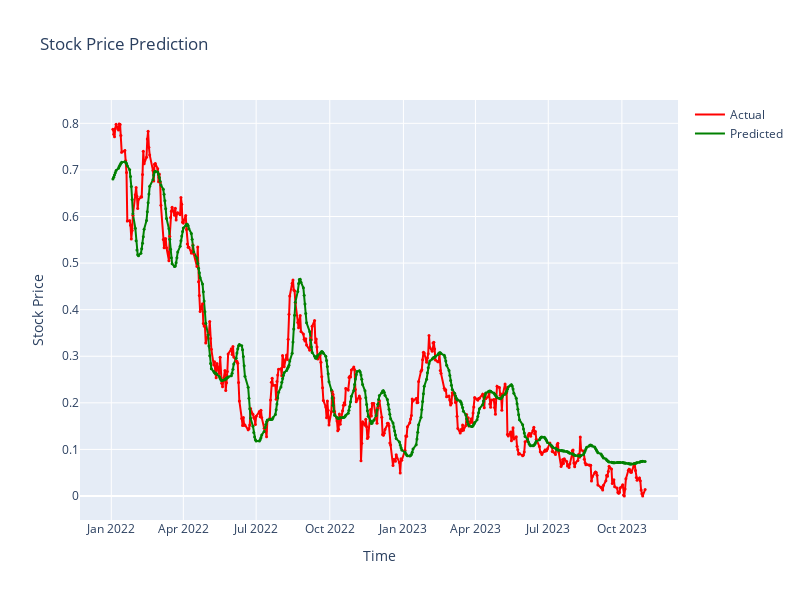

Notebook code for this chart:
### Code cell
import plotly.graph_objs as go

# Create a trace for actual values
trace_actual = go.Scatter(x=df_test['date'], y=y_test, mode='lines', name='Actual', line=dict(color='red'))

# Create a trace for predicted values
trace_pred = go.Scatter(x=df_test['date'], y=y_pred.flatten(), mode='lines', name='Predicted', line=dict(color='green'))

# Create a trace for markers with reduced size
trace_markers1 = go.Scatter(
    x=df_test['date'],
    y=y_test.flatten(),
    mode='markers',
    name='',
    showlegend=False,
    marker=dict(color='red', size=3),  # Adjust the size here
)

trace_markers2 = go.Scatter(
    x=df_test['date'],
    y=y_pred.flatten(),
    mode='markers',
    name='',
    showlegend=False,
    marker=dict(color='green', size=3),  # Adjust the size here
)

# Create the Plotly figure
fig = go.Figure(data=[trace_actual, trace_pred, trace_markers1, trace_markers2])

# Customize the layout
fig.update_layout(
    title='Stock Price Prediction',
    xaxis_title='Time',
    yaxis_title='Stock Price',
     width=800,
    height=600
)

# Show the Plotly figure
fig.show()

### Figure 1 — Plotly figure (JSON) as saved in the notebook; plotly's stock layout.template omitted (floating-point values rounded to 4 significant figures; data arrays with more than 128 entries replaced by an {"elided": "..."} marker saying what was removed)
{"data": [{"line": {"color": "red"}, "mode": "lines", "name": "Actual", "type": "scatter", "x": {"elided": "459 str values"}, "y": {"elided": "459 float values"}}, {"line": {"color": "green"}, "mode": "lines", "name": "Predicted", "type": "scatter", "x": {"elided": "459 str values"}, "y": {"elided": "459 float values"}}, {"marker": {"color": "red", "size": 3}, "mode": "markers", "name": "", "showlegend": false, "type": "scatter", "x": {"elided": "459 str values"}, "y": {"elided": "459 float values"}}, {"marker": {"color": "green", "size": 3}, "mode": "markers", "name": "", "showlegend": false, "type": "scatter", "x": {"elided": "459 str values"}, "y": {"elided": "459 float values"}}], "layout": {"height": 600, "title": {"text": "Stock Price Prediction"}, "width": 800, "xaxis": {"title": {"text": "Time"}}, "yaxis": {"title": {"text": "Stock Price"}}}}
